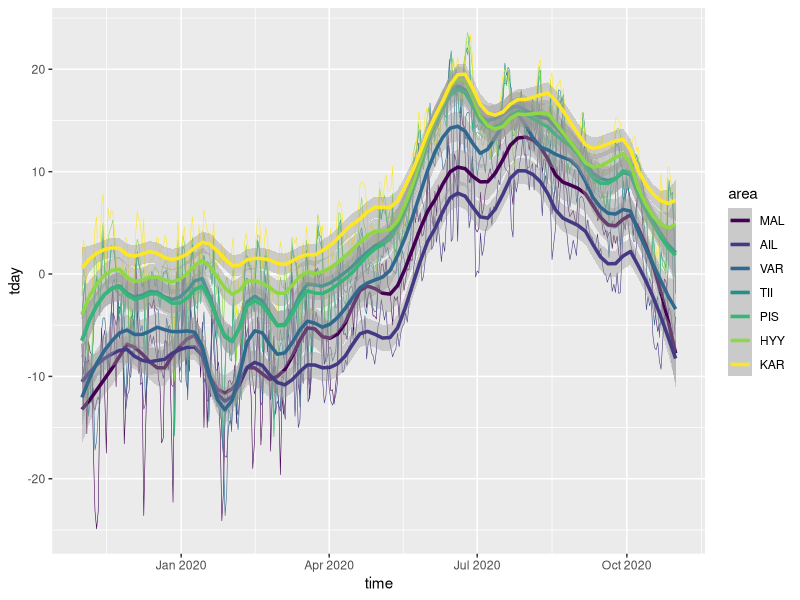
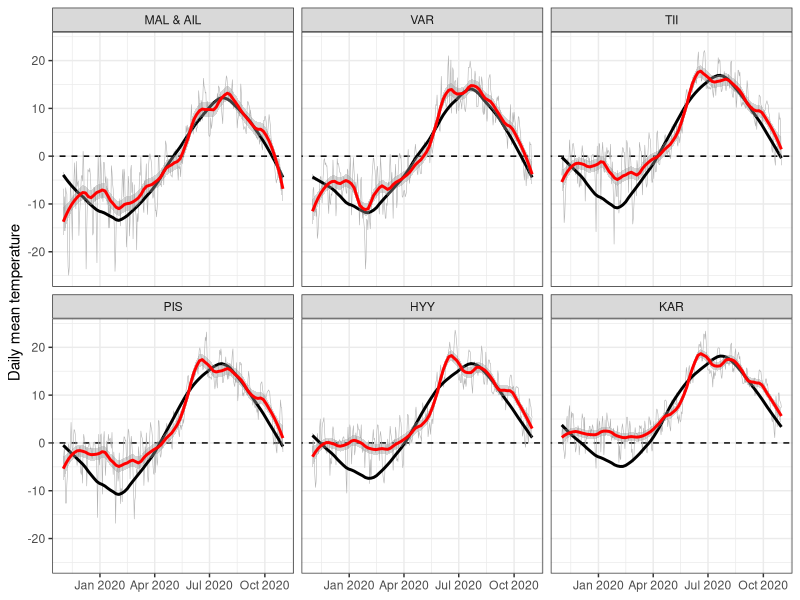

R code for these plots, in order:
library(tidyverse)
library(viridis)
library(lubridate)

# Study-period average temperatures from the closest weather station to the study areas

d <- read_csv("data/fmi_daily.csv")

d %>% group_by(FMISID, area) %>% 
  summarise(n_days = n(),
            Tavg = mean(tday))


########################################################
# Plot station time series

# This is needed to plot the dates in English if your system language is something else
Sys.setlocale("LC_TIME", "english")

plotting_order <- c("MAL","AIL","VAR","TII","PIS","HYY","KAR")

d %>% mutate(area = factor(area, levels = plotting_order)) %>% 
  ggplot(aes(y = tday, x = time, color = area)) +
  geom_line(size = 0.2)+
  geom_smooth(span = 0.15, size = 1.2)+
  scale_color_manual(values = viridis(7))


# Plot against 30-year daily averages

d <- read_csv("data/fmi_daily.csv")
avgs <- read_csv("data/fmi_30years_daily_averages.csv")

plotting_order <- c("MAL & AIL","VAR","TII","PIS","HYY","KAR")


d %>% mutate(yday = yday(time)) %>% 
  left_join(avgs) %>% 
  mutate(area = ifelse(area == "MAL","MAL & AIL",area)) %>% 
  filter(area != "AIL") -> d

d %>% mutate(area = factor(area, levels = plotting_order)) %>% 
  ggplot(aes(x = time))+
  geom_abline(slope = 0, intercept = 0, linetype = 2, size = 0.5)+
  geom_line(aes(y = tday), color = "gray70", size = 0.2)+
  geom_smooth(aes(y = Tavg30),span = 0.2, size = 1, color = "black")+
  geom_smooth(aes(y = tday),span = 0.2, size = 1, color = "red")+
  facet_wrap(vars(area))+
  theme_bw() + 
  ylab("Daily mean temperature") + xlab(NULL) -> GG_st

ggsave("visuals/Weather_station_timeseries_SUPPL.pdf",
       GG_st,
       width = 20, height = 16, units = "cm")

# ########################################################################
# # PREPROCESS THE FMI DATA
# # This has to be done only once
# 
# dd <- read_csv("C:/datacloud/biogeoclimate/microclimate/data/weather/fmi_daily.csv")
# dh <- read_csv("C:/datacloud/biogeoclimate/microclimate/data/weather/fmi_hourly.csv")
# st <- read_csv("C:/datacloud/biogeoclimate/microclimate/data/weather/fmi_stations.csv")
# 
# areas <- c("MAL","AIL","VAR","TII","PIS","HYY","KAR")
# 
# st$area <- NA
# for(i in areas){
#   st %>% select(FMISID, first_date, last_date, i) %>%
#     filter(first_date <= "2019-11-01",
#            last_date >= "2020-10-31") -> temp
# 
#   st$area[st$FMISID == temp$FMISID[which.min(as_vector(temp[i]))]] <- i
# 
# }
# 
# st %>% filter(!is.na(area)) %>%
#  select(FMISID, area) -> st2
# 
# # Daily 30y averages
# dd %>% left_join(st2) %>%
#   filter(!is.na(area)) %>%
#   filter(time >= "1991-01-01",
#          time <= "2020-12-31") %>%
#   filter(is.finite(tday)) %>% 
#   mutate(yday = yday(time)) %>%
#   group_by(FMISID, area, yday) %>%
#   summarise(n_days = n(),
#             Tavg30 = mean(tday)) -> Tavg30
# 
# # Check for missing data
# Tavg30 %>% filter(is.na(Tavg30))
# Tavg30 %>% filter(n_days < 30) %>% arrange(n_days) # This seems ok
# 
# write_csv(Tavg30, "data/fmi_30years_daily_averages.csv")
# 
# 
# # Filter the study period
# dd %>% left_join(st2) %>%
#   filter(!is.na(area)) %>%
#   filter(time >= "2019-11-01",
#          time <= "2020-10-31") -> dd
# 
# dh %>% left_join(st2) %>%
#   filter(!is.na(area)) %>%
#   filter(time >= "2019-11-01",
#          time <= "2020-10-31") -> dh
# 
# 
# # Check the number of observations
# dd %>% group_by(area) %>%
#   count() # Great!
# 
# dh %>% group_by(area) %>%
#   count() # Very small differences. This is fine!
# 
# # Write daily data
# write_csv(dd, "C:/datacloud/biogeoclimate/microclimate/data/logger/data_article/fmi_daily.csv")
# write_csv(dd, "data/fmi_daily.csv")
# 
# write_csv(dh, "C:/datacloud/biogeoclimate/microclimate/data/logger/data_article/fmi_hourly.csv")
# write_csv(dh, "data/fmi_hourly.csv")
# 
# write_csv(st %>% filter(!is.na(area)), "C:/datacloud/biogeoclimate/microclimate/data/logger/data_article/fmi_stations.csv")
# write_csv(st %>% filter(!is.na(area)), "data/fmi_stations.csv")
# 
# 
